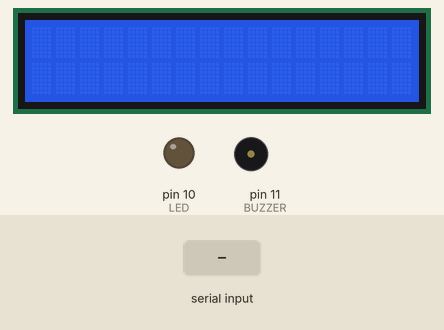
Bench run of a sketch on a simulated Arduino Uno, built with avr-gcc and run on an emulated ATmega328P. Shown: 16×2 character LCD, output pins drawn as LEDs (lit = HIGH), buzzer (waves = sounding, pin HIGH). The inputs (shaded band) are chosen by the test bench. What the sketch prints to the serial monitor is not drawn.

Above: at 1.2 s.
1.3 s: "f" received over Serial
At 2.2 s:
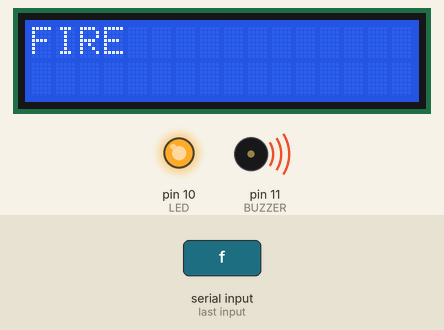
2.8 s: "g" received over Serial
At 3.5 s:
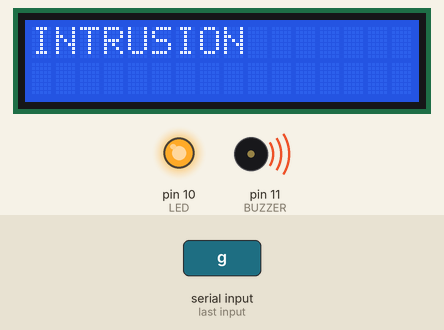
4.3 s: "V" received over Serial
At 4.6 s:
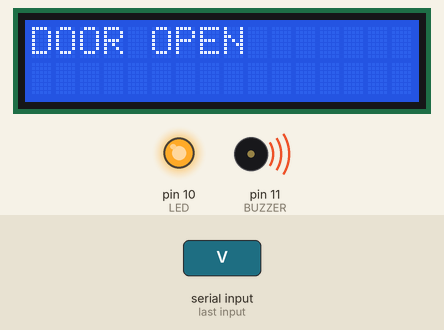
5.8 s: "X" received over Serial
At 7.1 s:
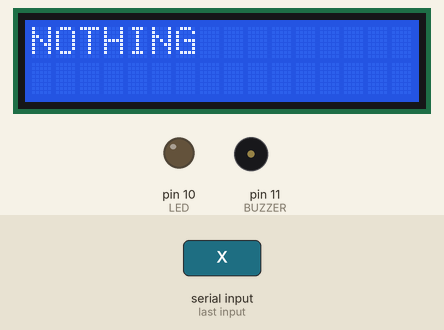
7.6 s: "O" received over Serial
At 8.2 s:
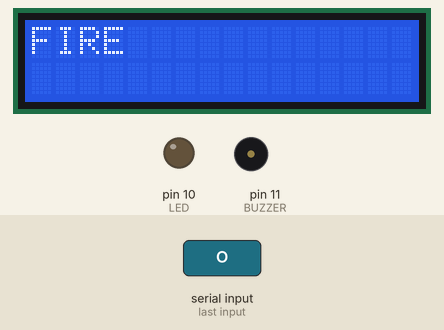
Timing chart, 0 to 10.1 s (numbered marks = the images above; inputs shaded):
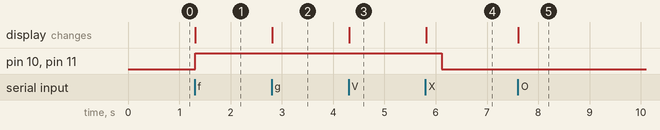

Measured:
- after the input at 1.3 s, pin 10 (LED), pin 11 (BUZZER): LOW → HIGH at once; the display: changes at once (image 1)
- after the input at 2.8 s, the display: changes at once (image 2)
- after the input at 4.3 s, the display: changes at once (image 3)
- after the input at 5.8 s, pin 10 (LED), pin 11 (BUZZER): HIGH → LOW after 0.31 s; the display: changes at once (image 4)
- after the input at 7.6 s, the display: changes at once (image 5)

The sketch:

communication_embedded_Laser.ino
```cpp
#include <Wire.h>
#include <LiquidCrystal_I2C.h>
LiquidCrystal_I2C lcd(0x27, 16, 2);


#define LED 10
#define BUZZER 11

char Old_Data= '#';
void setup()
{
  pinMode(LED,OUTPUT);
  pinMode(BUZZER,OUTPUT);
  Serial.begin(9600);
  // initialize the LCD
  lcd.begin();
  lcd.backlight();

}

void loop()
{
  if (Serial.available())
  {
    char Data = (char)Serial.read() ;
    Serial.println(Data);
    Serial.end();
    Serial.begin(9600);
    delay(1);
    if (Data == Old_Data)
    {
      Old_Data = Data;
      Data = '#';//any un-used character to avoid over printinting
    }
    else
       Old_Data = Data;

    switch (Data)
    {
      case 'f':
        lcd.clear();
        lcd.print("FIRE");
        digitalWrite(LED, HIGH);
        digitalWrite(BUZZER, HIGH);
        break;
      case 'O':
        lcd.clear();
        lcd.print("FIRE");
        delay(5000);
        digitalWrite(BUZZER, LOW);
        break;


      case 'g':
        lcd.clear();
        lcd.print("INTRUSION");
        digitalWrite(LED, HIGH);
        digitalWrite(BUZZER, HIGH);
        break;
      case '_':
        lcd.clear();
        lcd.print("INTRUSION");
        delay(5000);
        digitalWrite(LED, LOW);
        digitalWrite(BUZZER, LOW);
        break;


      case 'V':
        lcd.clear();
        lcd.print("DOOR OPEN");
        digitalWrite(LED, HIGH);
        digitalWrite(BUZZER, HIGH);
        break;
      case 'c':
        lcd.clear();
        lcd.print("DOOR OPEN");
        delay(5000);
        digitalWrite(LED, LOW);
        digitalWrite(BUZZER, LOW);
        break;

      case 'X':
        lcd.clear();
        lcd.print("NOTHING");
        delay(300);
        digitalWrite(LED, LOW);
        digitalWrite(BUZZER, LOW);
        break;

    }

  }
}
```
